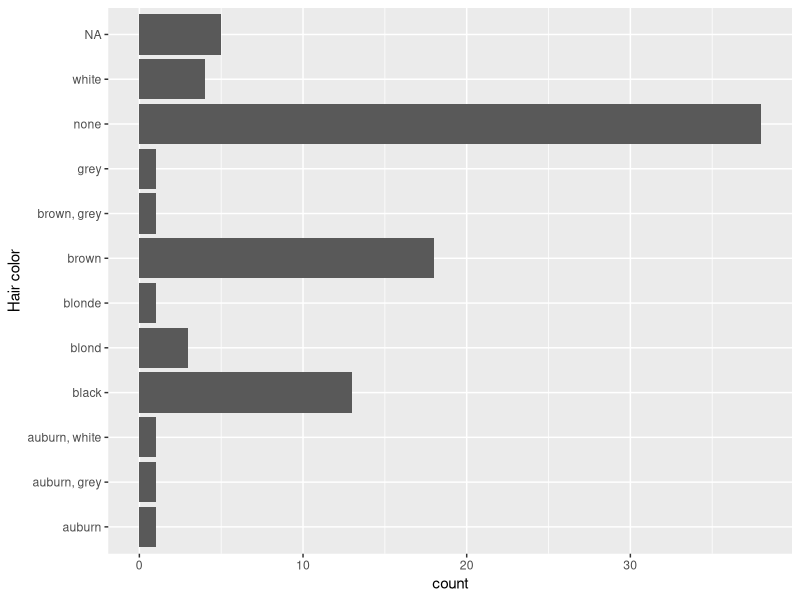
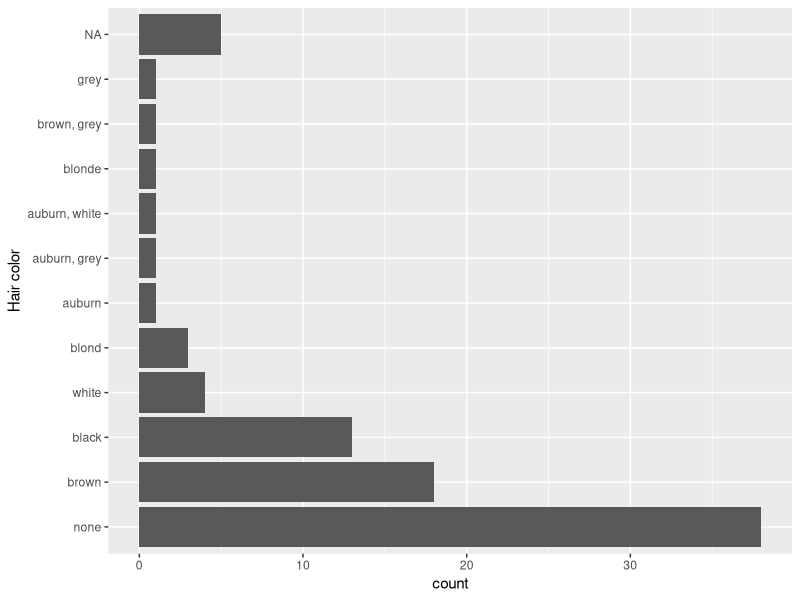
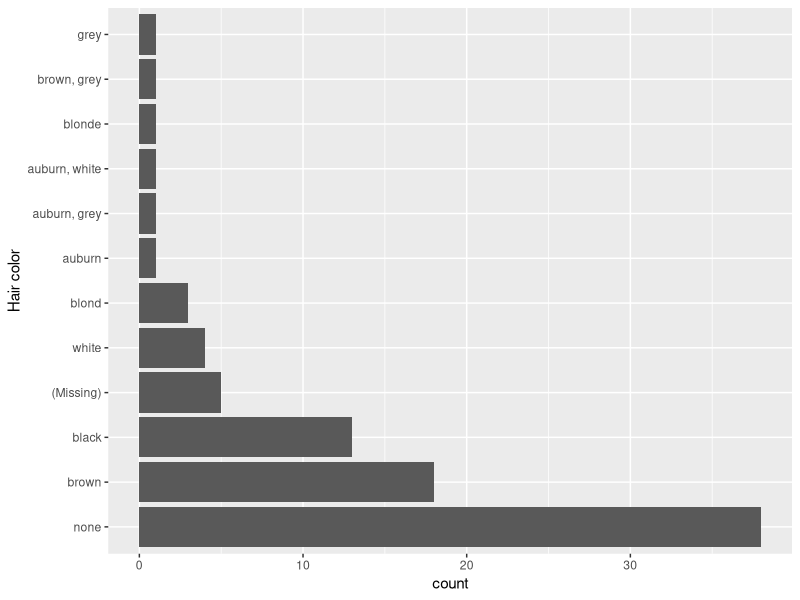
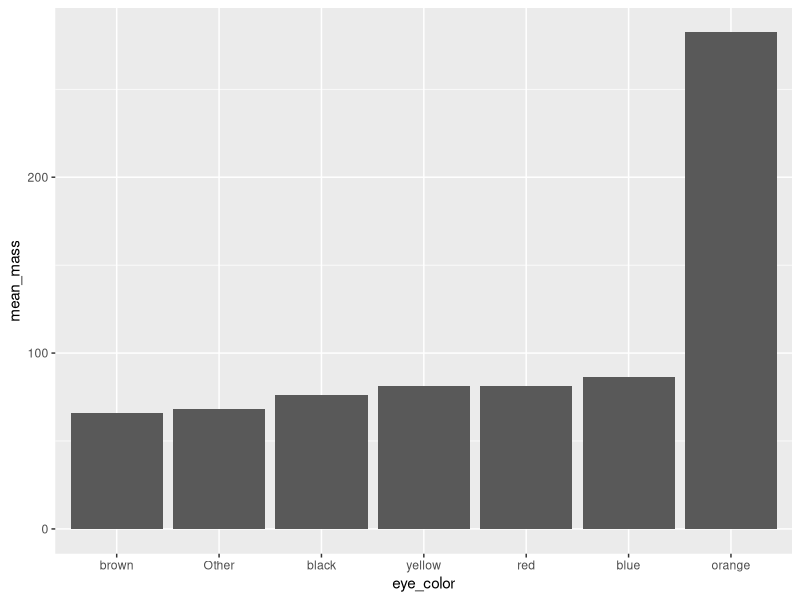

Write R code to recreate these figures, in order.
## ---- chunk 1
knitr::opts_chunk$set(
  collapse = TRUE,
  comment = "#>"
)
## ---- chunk 2
library(dplyr)
library(ggplot2)
library(forcats)
## ---- chunk 3
#| fig.alt: >
#|   A bar chart of hair color of starwars characters. The bars are
#|   alphabetically ordered, making it hard to see general patterns.
ggplot(starwars, aes(y = hair_color)) + 
  geom_bar() + 
  labs(y = "Hair color")
## ---- chunk 4
#| fig.alt: >
#|   The A bar chart of hair color, now ordered so that generally the least
#|   frequent colours come first and the most frequent colors come last.
#|   This makes it easy to see that the most common hair color is none 
#|   (~35), followed by brown (~18), then black (~12). Surprisingly,
#|   NAs are at the top of the graph, even though there are ~5 NAs and other
#|   colors have smaller values.
ggplot(starwars, aes(y = fct_infreq(hair_color))) + 
  geom_bar() + 
  labs(y = "Hair color")
## ---- chunk 5
    f <- factor(c("x", "y", NA))
    levels(f)
    is.na(f)
## ---- chunk 6
    f <- factor(c("x", "y", NA), exclude = NULL)
    levels(f)
    is.na(f)
## ---- chunk 7
#| fig.alt: >
#|   The A bar chart of hair color, now ordered so that NAs, now labelled
#|   "(missing)" are ordered where you'd expect: in between white (4) and
#|   black (12).
ggplot(starwars, aes(y = fct_infreq(fct_explicit_na(hair_color)))) + 
  geom_bar() + 
  labs(y = "Hair color")
## ---- chunk 8
starwars %>%
  count(skin_color, sort = TRUE)
## ---- chunk 9
starwars %>%
  mutate(skin_color = fct_lump(skin_color, n = 5)) %>%
  count(skin_color, sort = TRUE)
## ---- chunk 10
starwars %>%
  mutate(skin_color = fct_lump(skin_color, prop = .1)) %>%
  count(skin_color, sort = TRUE)
## ---- chunk 11
starwars %>%
  mutate(skin_color = fct_lump(skin_color, prop = .1, other_level = "extra")) %>%
  count(skin_color, sort = TRUE)
## ---- chunk 12
avg_mass_eye_color <- starwars %>%
  mutate(eye_color = fct_lump(eye_color, n = 6)) %>%
  group_by(eye_color) %>%
  summarise(mean_mass = mean(mass, na.rm = TRUE))

avg_mass_eye_color
## ---- chunk 13
#| fig-alt: >
#|   A column chart with eye color on the x-axis and mean mass on the 
#|   y-axis. The bars are ordered by mean_mass, so that the tallest bar
#|   (orange eye color with mean mass of ~275) is at the far right.

avg_mass_eye_color %>%
  mutate(eye_color = fct_reorder(eye_color, mean_mass)) %>%
  ggplot(aes(x = eye_color, y = mean_mass)) + 
  geom_col()
## ---- chunk 14
gss_cat %>%
  count(rincome)
## ---- chunk 15
levels(gss_cat$rincome)
## ---- chunk 16
reshuffled_income <- gss_cat$rincome %>%
  fct_shuffle()

levels(reshuffled_income)
## ---- chunk 17
fct_relevel(reshuffled_income, c("Lt $1000", "$1000 to 2999")) %>%
  levels()
## ---- chunk 18
fct_relevel(reshuffled_income, c("Lt $1000", "$1000 to 2999"), after = 1) %>%
  levels()
